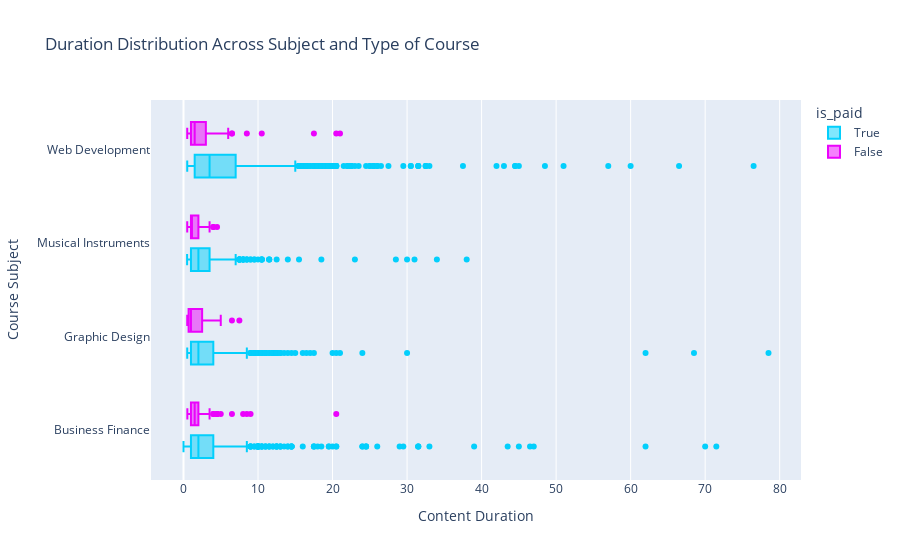

Notebook cell for this chart:
### Markdown cell above
We can see that **paid courses** have a higher duration, with an average of **2.5 hours**, whereas **free courses** have a median of **1.5 hours**.
It is also worth noting that duration varies considerabily more on paid courses as well.

Let's see that same plot stratified by subject.

### Code cell
fig = px.box(courses_df,
       x='content_duration',
       y='subject',
       orientation='h',
       color='is_paid',
       title='Duration Distribution Across Subject and Type of Course',
       color_discrete_sequence=['#03cffc','#eb03fc']
      )


fig.update_xaxes(title='Content Duration')
fig.update_yaxes(title='Course Subject')
fig.show()

### Figure 1 — Plotly figure (JSON) as saved in the notebook; plotly's stock layout.template omitted (floating-point values rounded to 4 significant figures; data arrays with more than 128 entries replaced by an {"elided": "..."} marker saying what was removed)
{"data": [{"alignmentgroup": "True", "hovertemplate": "is_paid=True<br>content_duration=%{x}<br>subject=%{y}<extra></extra>", "legendgroup": "True", "marker": {"color": "#03cffc"}, "name": "True", "notched": false, "offsetgroup": "True", "orientation": "h", "showlegend": true, "type": "box", "x": {"elided": "3368 float values"}, "x0": " ", "xaxis": "x", "y": {"elided": "3368 str values"}, "y0": " ", "yaxis": "y"}, {"alignmentgroup": "True", "hovertemplate": "is_paid=False<br>content_duration=%{x}<br>subject=%{y}<extra></extra>", "legendgroup": "False", "marker": {"color": "#eb03fc"}, "name": "False", "notched": false, "offsetgroup": "False", "orientation": "h", "showlegend": true, "type": "box", "x": {"elided": "310 float values"}, "x0": " ", "xaxis": "x", "y": {"elided": "310 str values"}, "y0": " ", "yaxis": "y"}], "layout": {"autosize": true, "boxmode": "group", "legend": {"title": {"text": "is_paid"}, "tracegroupgap": 0}, "title": {"text": "Duration Distribution Across Subject and Type of Course"}, "xaxis": {"anchor": "y", "autorange": true, "domain": [0, 1], "range": [-4.361, 82.86], "title": {"text": "Content Duration"}, "type": "linear"}, "yaxis": {"anchor": "x", "autorange": true, "domain": [0, 1], "range": [-0.569, 3.569], "title": {"text": "Course Subject"}, "type": "category"}}}
